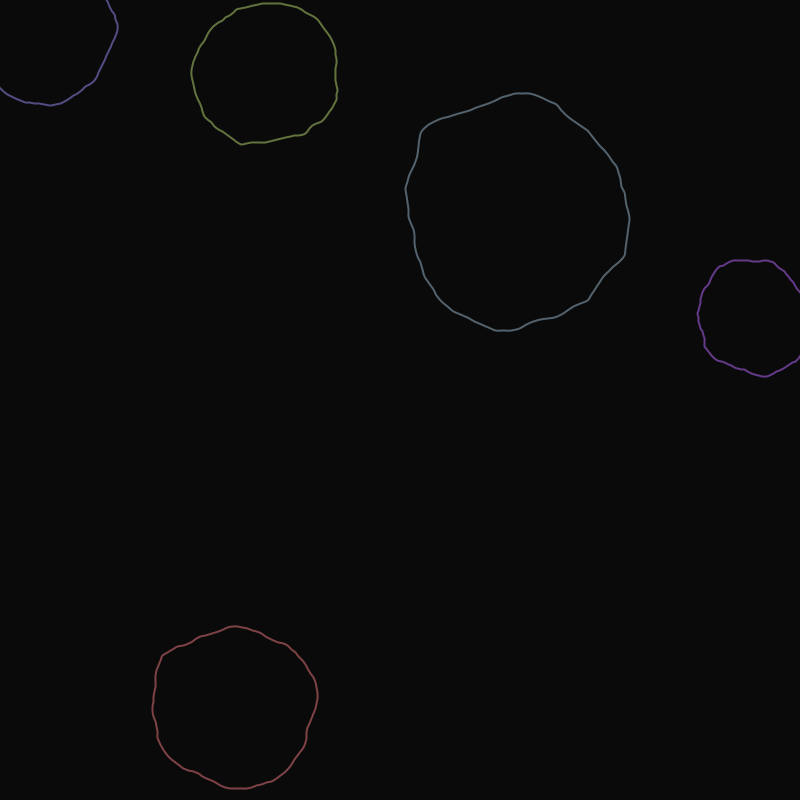
Frame 1 (no input)
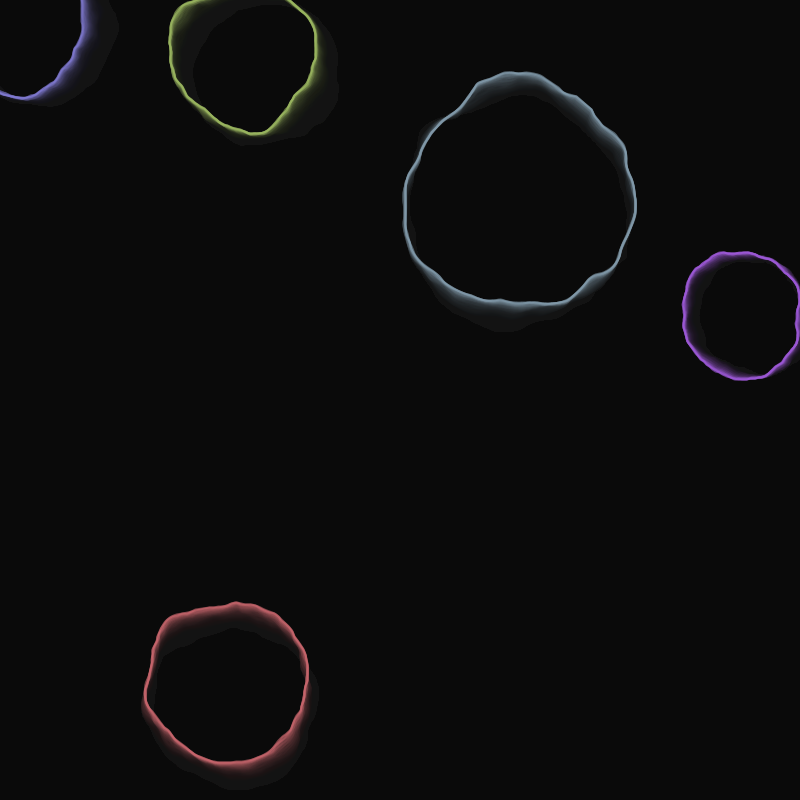
Frame 60 (the mouse pressed at the canvas centre just before this capture)
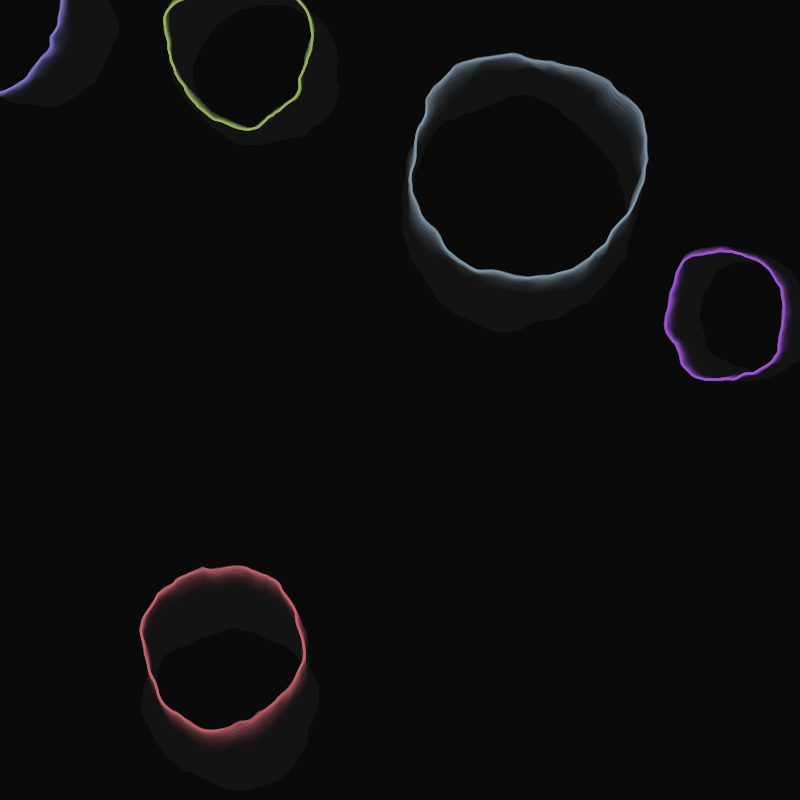
Frame 120 (the mouse held since frame 60 and released just before this capture)

The Processing sketch that drew these frames (run headless with seeded random() and noise(); from frame 60 on, the mouse is pressed at the canvas centre):

// Processing sketch: chatGPTart_organicReflections
// ── chatGPTart_organicReflections.pde
/*
 * Organic Reflections: An Evolving Digital Garden
 *
 * This sketch visualizes the idea of fluid, organic forms that shift and interact—
 * echoing the subtle interplay of thoughts and the transformative power of language.
 * 
 * Rather than showing overt networks or explicit code structures, the animation uses
 * softly drawn, morphing blobs to represent the emergent beauty of creative thought.
 * Each blob drifts, deforms, and overlaps with its neighbors, reflecting the ephemeral
 * and interconnected nature of ideas.
 *
 * Enjoy this meditative glimpse into an ever-changing digital landscape!
 */

int numBlobs = 5;             // Number of organic forms
Blob[] blobs = new Blob[numBlobs];

void setup() {
  size(800, 800);
  smooth();
  // Initialize each blob with random position, size, and noise offsets.
  for (int i = 0; i < numBlobs; i++){
    float x = random(width);
    float y = random(height);
    float r = random(60, 120);
    blobs[i] = new Blob(x, y, r);
  }
  // Use a dark background for contrast.
  background(10);
}

void draw() {
  // Overlay a translucent rectangle to create gentle trails and fading
  noStroke();
  fill(10, 10, 10, 20);
  rect(0, 0, width, height);
  
  // Update and draw each blob.
  for (Blob b : blobs){
    b.update();
    b.display();
  }
}

// The Blob class defines an organic, morphing shape.
class Blob {
  PVector pos;          // Position of the blob
  float baseRadius;     // Average radius for the blob's shape
  float noiseOffset;    // Unique noise offset for shape modulation
  float angleOffset;    // A constant phase shift for variation
  color col;            // Color of the blob
  
  Blob(float x, float y, float r) {
    pos = new PVector(x, y);
    baseRadius = r;
    noiseOffset = random(1000);
    angleOffset = random(TWO_PI);
    // Choose a soft, pastel color with some transparency.
    col = color(random(80, 255), random(80, 255), random(80, 255), 150);
  }
  
  // Update the blob's position with gentle, noise-based drifting.
  void update() {
    float driftSpeed = 1.0;
    pos.x += map(noise(noiseOffset, millis() * 0.0002), 0, 1, -driftSpeed, driftSpeed);
    pos.y += map(noise(noiseOffset + 100, millis() * 0.0002), 0, 1, -driftSpeed, driftSpeed);
    
    // Wrap around the canvas so blobs never disappear.
    if (pos.x < -baseRadius) pos.x = width + baseRadius;
    if (pos.x > width + baseRadius) pos.x = -baseRadius;
    if (pos.y < -baseRadius) pos.y = height + baseRadius;
    if (pos.y > height + baseRadius) pos.y = -baseRadius;
  }
  
  // Display the blob as a softly curving, noise-modulated shape.
  void display() {
    noFill();
    stroke(col);
    strokeWeight(2);
    beginShape();
    int numPoints = 100; // More points yield a smoother shape.
    for (int i = 0; i < numPoints; i++){
      float angle = map(i, 0, numPoints, 0, TWO_PI);
      // Use Perlin noise to modulate the radius at each vertex.
      float noiseFactor = noise(cos(angle) + 1, sin(angle) + 1, millis() * 0.0005 + noiseOffset);
      float r = baseRadius + map(noiseFactor, 0, 1, -baseRadius * 0.3, baseRadius * 0.3);
      float x = pos.x + r * cos(angle + angleOffset);
      float y = pos.y + r * sin(angle + angleOffset);
      curveVertex(x, y);
    }
    endShape(CLOSE);
  }
}
